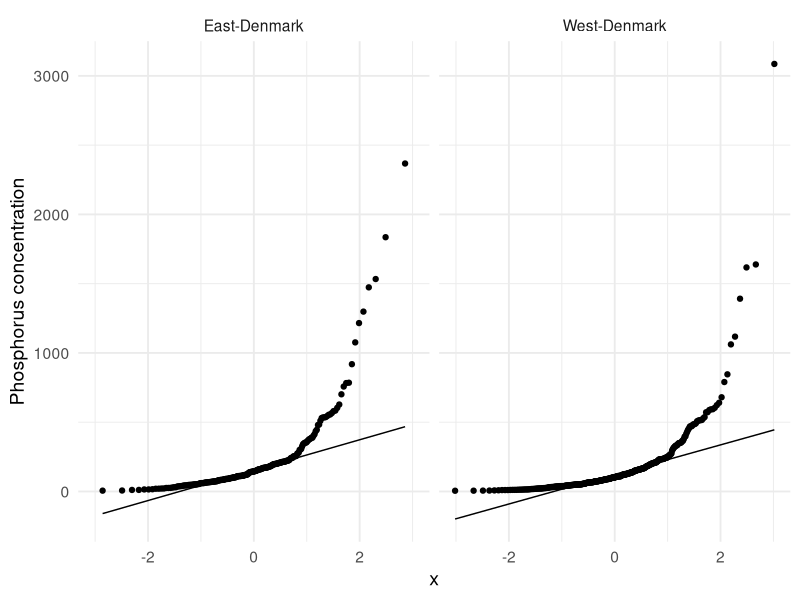
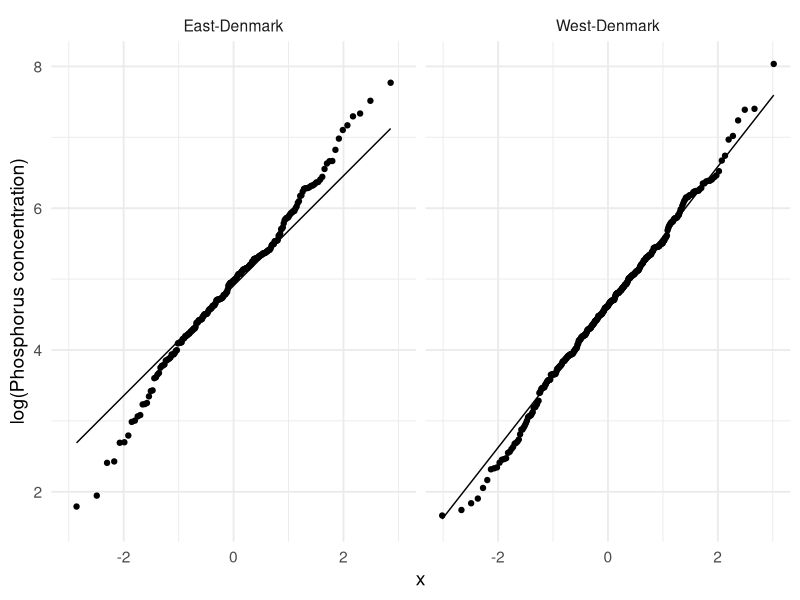

R code for these plots, in order: (Note: this script raises an error after producing the figures.)
# -------------------------------------------------------------
# Applied Statistics / Statistical methods for SCIENCE
# Day 1
# Example on two sample t-tests: Phosphorus in lakes
# Anton Rask Lundborg
# November 2023
# -------------------------------------------------------------

# Load packages and set ggplot2 theme
library(readxl)
library(ggplot2)
theme_set(theme_minimal(base_size = 14))


# Read data from Excel sheet:
lakes <- read_excel("lakes.xlsx")

# Let us investigate the data
str(lakes)
summary(lakes)

# The read_excel()-function provides a 'tibble' which produces a nice output
# when simply printed
lakes

# Graphical investigation of normality within groups using the ggplot-package
# Remark: To avoid confusion we insert labels on the y-axis
ggplot(lakes, aes(sample = phosphorus)) +
  ylab("Phosphorus concentration") +
  facet_grid(. ~ location) +
  geom_qq() +
  geom_qq_line()
ggplot(lakes, aes(sample = log(phosphorus))) +
  ylab("log(Phosphorus concentration)") +
  facet_grid(. ~ location) +
  geom_qq() +
  geom_qq_line()

# Normal quantile plots shows that the cell counts should be
# log transformed. Let us confirm this by some numerical Goodness-of-Fit tests,
# although usually graphical summaries suffice.
# Remarks:
# 1) Note the difference in the statistical power.
# 2) High power is not always desired here!?
# 3) Note that there is warning message from the Kolmogorov-Smirnov test.
#             Often such warnings are simply ignored.
by(lakes$phosphorus, lakes$location, shapiro.test)
by(lakes$phosphorus, lakes$location, function(x) {
  ks.test(x, "pnorm", mean(x), sd(x))
})

# The two sample t-test without assuming equal variances
t.test(log(phosphorus) ~ location, data = lakes)


# ------------------------------------------------------------
# For illustration -- short syntax for doing the correct analysis
# ------------------------------------------------------------
MASS::boxcox(lm(phosphorus ~ location, data = lakes))
par(mfrow = c(2, 2))
plot(lm(log(phosphorus) ~ location, data = lakes))
t.test(log(phosphorus) ~ location, data = lakes)

# Remarks: 1) The BoxCox analysis suggests that the
#             logarithm (lambda=0) is a good transformation.
#          2) The validation plots look ok!
#          3) WARNING: The validation done using plot(lm()) implicitly assumes
#             equal variances in the two groups. So this can be misleading when
#             the variances are very different.
#          4) We do the Welch test.
